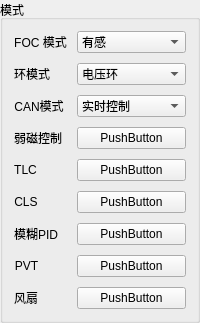
         <widget class="QGroupBox" name="mode_parameter">
          <property name="title">
           <string>模式</string>
          </property>
          <layout class="QFormLayout" name="formLayout_3">
           <property name="horizontalSpacing">
            <number>10</number>
           </property>
           <property name="verticalSpacing">
            <number>10</number>
           </property>
           <item row="0" column="0">
            <widget class="QLabel" name="label_69">
             <property name="sizePolicy">
              <sizepolicy hsizetype="Expanding" vsizetype="Preferred">
               <horstretch>0</horstretch>
               <verstretch>0</verstretch>
              </sizepolicy>
             </property>
             <property name="text">
              <string>FOC 模式</string>
             </property>
             <property name="alignment">
              <set>Qt::AlignCenter</set>
             </property>
            </widget>
           </item>
           <item row="0" column="1">
            <widget class="QComboBox" name="FOCmode">
             <item>
              <property name="text">
               <string>有感</string>
              </property>
             </item>
             <item>
              <property name="text">
               <string>无感</string>
              </property>
             </item>
            </widget>
           </item>
           <item row="1" column="0">
            <widget class="QLabel" name="label_70">
             <property name="sizePolicy">
              <sizepolicy hsizetype="Expanding" vsizetype="Preferred">
               <horstretch>0</horstretch>
               <verstretch>0</verstretch>
              </sizepolicy>
             </property>
             <property name="text">
              <string>环模式</string>
             </property>
             <property name="alignment">
              <set>Qt::AlignCenter</set>
             </property>
            </widget>
           </item>
           <item row="1" column="1">
            <widget class="QComboBox" name="LOOPmode">
             <item>
              <property name="text">
               <string>电压环</string>
              </property>
             </item>
             <item>
              <property name="text">
               <string>电流环</string>
              </property>
             </item>
             <item>
              <property name="text">
               <string>速度环</string>
              </property>
             </item>
             <item>
              <property name="text">
               <string>绝对位置环</string>
              </property>
             </item>
             <item>
              <property name="text">
               <string>增量位置环</string>
              </property>
             </item>
            </widget>
           </item>
           <item row="2" column="0">
            <widget class="QLabel" name="label_72">
             <property name="sizePolicy">
              <sizepolicy hsizetype="Expanding" vsizetype="Preferred">
               <horstretch>0</horstretch>
               <verstretch>0</verstretch>
              </sizepolicy>
             </property>
             <property name="text">
              <string>CAN模式</string>
             </property>
             <property name="alignment">
              <set>Qt::AlignCenter</set>
             </property>
            </widget>
           </item>
           <item row="2" column="1">
            <widget class="QComboBox" name="CANmode">
             <item>
              <property name="text">
               <string>实时控制</string>
              </property>
             </item>
             <item>
              <property name="text">
               <string>队列控制</string>
              </property>
             </item>
            </widget>
           </item>
           <item row="3" column="0">
            <widget class="QLabel" name="label_73">
             <property name="sizePolicy">
              <sizepolicy hsizetype="Expanding" vsizetype="Preferred">
               <horstretch>0</horstretch>
               <verstretch>0</verstretch>
              </sizepolicy>
             </property>
             <property name="text">
              <string>弱磁控制</string>
             </property>
             <property name="alignment">
              <set>Qt::AlignCenter</set>
             </property>
            </widget>
           </item>
           <item row="3" column="1">
            <widget class="QPushButton" name="weakmag">
             <property name="text">
              <string>PushButton</string>
             </property>
            </widget>
           </item>
           <item row="4" column="0">
            <widget class="QLabel" name="label_74">
             <property name="sizePolicy">
              <sizepolicy hsizetype="Expanding" vsizetype="Preferred">
               <horstretch>0</horstretch>
               <verstretch>0</verstretch>
              </sizepolicy>
             </property>
             <property name="text">
              <string>TLC</string>
             </property>
             <property name="alignment">
              <set>Qt::AlignCenter</set>
             </property>
            </widget>
           </item>
           <item row="4" column="1">
            <widget class="QPushButton" name="TLC">
             <property name="text">
              <string>PushButton</string>
             </property>
            </widget>
           </item>
           <item row="5" column="0">
            <widget class="QLabel" name="label_75">
             <property name="sizePolicy">
              <sizepolicy hsizetype="Expanding" vsizetype="Preferred">
               <horstretch>0</horstretch>
               <verstretch>0</verstretch>
              </sizepolicy>
             </property>
             <property name="text">
              <string>CLS</string>
             </property>
             <property name="alignment">
              <set>Qt::AlignCenter</set>
             </property>
            </widget>
           </item>
           <item row="5" column="1">
            <widget class="QPushButton" name="CLS">
             <property name="text">
              <string>PushButton</string>
             </property>
            </widget>
           </item>
           <item row="6" column="0">
            <widget class="QLabel" name="label_76">
             <property name="sizePolicy">
              <sizepolicy hsizetype="Expanding" vsizetype="Preferred">
               <horstretch>0</horstretch>
               <verstretch>0</verstretch>
              </sizepolicy>
             </property>
             <property name="text">
              <string>模糊PID</string>
             </property>
             <property name="alignment">
              <set>Qt::AlignCenter</set>
             </property>
            </widget>
           </item>
           <item row="6" column="1">
            <widget class="QPushButton" name="vaguePID">
             <property name="text">
              <string>PushButton</string>
             </property>
            </widget>
           </item>
           <item row="7" column="0">
            <widget class="QLabel" name="label_77">
             <property name="sizePolicy">
              <sizepolicy hsizetype="Expanding" vsizetype="Preferred">
               <horstretch>0</horstretch>
               <verstretch>0</verstretch>
              </sizepolicy>
             </property>
             <property name="text">
              <string>PVT</string>
             </property>
             <property name="alignment">
              <set>Qt::AlignCenter</set>
             </property>
            </widget>
           </item>
           <item row="7" column="1">
            <widget class="QPushButton" name="PVT">
             <property name="text">
              <string>PushButton</string>
             </property>
            </widget>
           </item>
           <item row="8" column="0">
            <widget class="QLabel" name="label_78">
             <property name="sizePolicy">
              <sizepolicy hsizetype="Expanding" vsizetype="Preferred">
               <horstretch>0</horstretch>
               <verstretch>0</verstretch>
              </sizepolicy>
             </property>
             <property name="text">
              <string>风扇</string>
             </property>
             <property name="alignment">
              <set>Qt::AlignCenter</set>
             </property>
            </widget>
           </item>
           <item row="8" column="1">
            <widget class="QPushButton" name="FAN">
             <property name="text">
              <string>PushButton</string>
             </property>
            </widget>
           </item>
          </layout>
         </widget>
